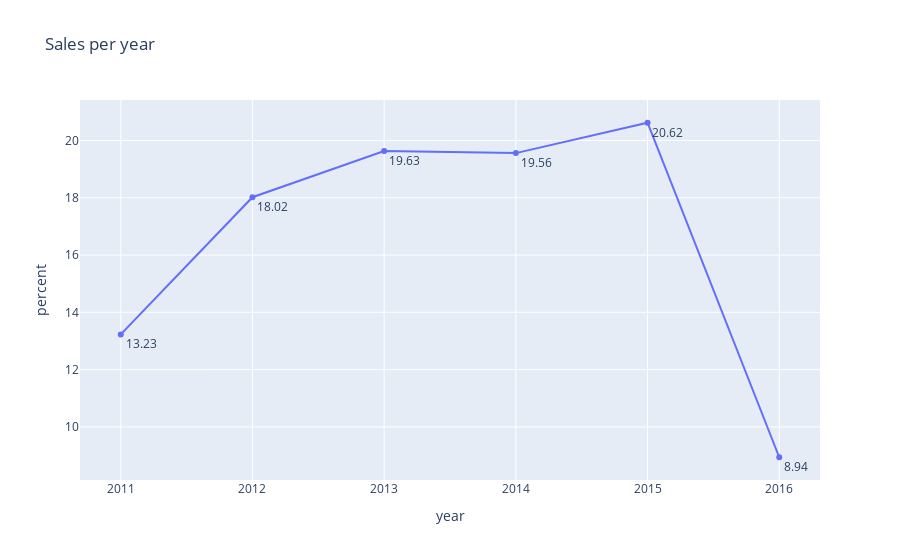

Write notebook code for a chart like this one.
### Code cell
fig3 = px.line(df3, x='year', y='percent',text='percent', title="Sales per year")
fig3.update_traces(textposition="bottom right")
fig3.show()

### Figure 1 — Plotly figure (JSON) as saved in the notebook; plotly's stock layout.template omitted (floating-point values rounded to 4 significant figures)
{"data": [{"hovertemplate": "year=%{x}<br>percent=%{text}<extra></extra>", "legendgroup": "", "line": {"color": "#636efa", "dash": "solid"}, "marker": {"symbol": "circle"}, "mode": "markers+lines+text", "name": "", "orientation": "v", "showlegend": false, "text": [13.23, 18.02, 19.63, 19.56, 20.62, 8.94], "textposition": "bottom right", "type": "scatter", "x": [2011, 2012, 2013, 2014, 2015, 2016], "xaxis": "x", "y": [13.23, 18.02, 19.63, 19.56, 20.62, 8.94], "yaxis": "y"}], "layout": {"legend": {"tracegroupgap": 0}, "title": {"text": "Sales per year"}, "xaxis": {"anchor": "y", "domain": [0, 1], "title": {"text": "year"}}, "yaxis": {"anchor": "x", "domain": [0, 1], "title": {"text": "percent"}}}}
